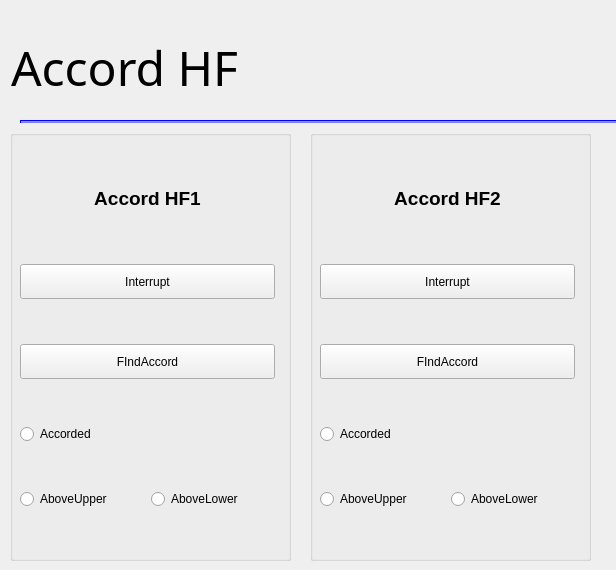
<?xml version="1.0" encoding="UTF-8"?>
<ui version="4.0">
 <class>AccordGui</class>
 <widget class="QWidget" name="AccordGui">
  <property name="geometry">
   <rect>
    <x>0</x>
    <y>0</y>
    <width>616</width>
    <height>570</height>
   </rect>
  </property>
  <property name="sizePolicy">
   <sizepolicy hsizetype="Maximum" vsizetype="Maximum">
    <horstretch>0</horstretch>
    <verstretch>0</verstretch>
   </sizepolicy>
  </property>
  <property name="maximumSize">
   <size>
    <width>1900</width>
    <height>1200</height>
   </size>
  </property>
  <property name="windowTitle">
   <string>Form</string>
  </property>
  <property name="styleSheet">
   <string notr="true"/>
  </property>
  <widget class="QWidget" name="layoutWidget">
   <property name="geometry">
    <rect>
     <x>11</x>
     <y>13</y>
     <width>1631</width>
     <height>111</height>
    </rect>
   </property>
   <layout class="QHBoxLayout" name="horizontalLayout_3">
    <item>
     <widget class="QLabel" name="label_4">
      <property name="maximumSize">
       <size>
        <width>16777215</width>
        <height>78</height>
       </size>
      </property>
      <property name="font">
       <font>
        <family>padmaa</family>
        <pointsize>40</pointsize>
       </font>
      </property>
      <property name="styleSheet">
       <string notr="true">border: none
</string>
      </property>
      <property name="text">
       <string>&lt;html&gt;&lt;head/&gt;&lt;body&gt;&lt;p&gt;&lt;span style=&quot; font-size:36pt;&quot;&gt;Accord HF&lt;/span&gt;&lt;/p&gt;&lt;/body&gt;&lt;/html&gt;</string>
      </property>
     </widget>
    </item>
    <item>
     <spacer name="horizontalSpacer">
      <property name="orientation">
       <enum>Qt::Horizontal</enum>
      </property>
      <property name="sizeHint" stdset="0">
       <size>
        <width>40</width>
        <height>20</height>
       </size>
      </property>
     </spacer>
    </item>
    <item>
     <spacer name="horizontalSpacer_3">
      <property name="orientation">
       <enum>Qt::Horizontal</enum>
      </property>
      <property name="sizeHint" stdset="0">
       <size>
        <width>40</width>
        <height>20</height>
       </size>
      </property>
     </spacer>
    </item>
    <item>
     <layout class="QHBoxLayout" name="horizontalLayout_6"/>
    </item>
   </layout>
  </widget>
  <widget class="Line" name="line">
   <property name="geometry">
    <rect>
     <x>20</x>
     <y>120</y>
     <width>1540</width>
     <height>3</height>
    </rect>
   </property>
   <property name="styleSheet">
    <string notr="true">#line {
border: 0.5px solid blue;
background: rgb(85, 170, 255);
        border-style: inset;
}</string>
   </property>
   <property name="orientation">
    <enum>Qt::Horizontal</enum>
   </property>
  </widget>
  <widget class="QGroupBox" name="groupBox_4">
   <property name="geometry">
    <rect>
     <x>10</x>
     <y>130</y>
     <width>281</width>
     <height>431</height>
    </rect>
   </property>
   <property name="title">
    <string/>
   </property>
   <widget class="QWidget" name="verticalLayoutWidget_6">
    <property name="geometry">
     <rect>
      <x>10</x>
      <y>10</y>
      <width>255</width>
      <height>413</height>
     </rect>
    </property>
    <layout class="QVBoxLayout" name="verticalLayout_6">
     <item>
      <widget class="QLabel" name="label_13">
       <property name="sizePolicy">
        <sizepolicy hsizetype="Minimum" vsizetype="Preferred">
         <horstretch>0</horstretch>
         <verstretch>0</verstretch>
        </sizepolicy>
       </property>
       <property name="minimumSize">
        <size>
         <width>0</width>
         <height>40</height>
        </size>
       </property>
       <property name="maximumSize">
        <size>
         <width>16777215</width>
         <height>40</height>
        </size>
       </property>
       <property name="text">
        <string>&lt;html&gt;&lt;head/&gt;&lt;body&gt;&lt;p&gt;&lt;span style=&quot; font-size:14pt; font-weight:600;&quot;&gt;Accord HF1&lt;/span&gt;&lt;/p&gt;&lt;/body&gt;&lt;/html&gt;</string>
       </property>
       <property name="alignment">
        <set>Qt::AlignCenter</set>
       </property>
      </widget>
     </item>
     <item>
      <widget class="QPushButton" name="pushButton_interrupt">
       <property name="minimumSize">
        <size>
         <width>0</width>
         <height>35</height>
        </size>
       </property>
       <property name="text">
        <string>Interrupt</string>
       </property>
      </widget>
     </item>
     <item>
      <widget class="QPushButton" name="pushButton_find_accord">
       <property name="minimumSize">
        <size>
         <width>0</width>
         <height>35</height>
        </size>
       </property>
       <property name="text">
        <string>FIndAccord</string>
       </property>
      </widget>
     </item>
     <item>
      <widget class="QRadioButton" name="radiobutton_accorded">
       <property name="text">
        <string>Accorded</string>
       </property>
      </widget>
     </item>
     <item>
      <layout class="QHBoxLayout" name="horizontalLayout">
       <item>
        <widget class="QRadioButton" name="radiobutton_above_upper">
         <property name="text">
          <string>AboveUpper</string>
         </property>
        </widget>
       </item>
       <item>
        <widget class="QRadioButton" name="radiobutton_above_lower">
         <property name="text">
          <string>AboveLower</string>
         </property>
        </widget>
       </item>
      </layout>
     </item>
    </layout>
   </widget>
  </widget>
  <widget class="QGroupBox" name="groupBox_5">
   <property name="geometry">
    <rect>
     <x>310</x>
     <y>130</y>
     <width>281</width>
     <height>431</height>
    </rect>
   </property>
   <property name="title">
    <string/>
   </property>
   <widget class="QWidget" name="verticalLayoutWidget_7">
    <property name="geometry">
     <rect>
      <x>10</x>
      <y>10</y>
      <width>255</width>
      <height>413</height>
     </rect>
    </property>
    <layout class="QVBoxLayout" name="verticalLayout_7">
     <item>
      <widget class="QLabel" name="label_14">
       <property name="sizePolicy">
        <sizepolicy hsizetype="Minimum" vsizetype="Preferred">
         <horstretch>0</horstretch>
         <verstretch>0</verstretch>
        </sizepolicy>
       </property>
       <property name="minimumSize">
        <size>
         <width>0</width>
         <height>40</height>
        </size>
       </property>
       <property name="maximumSize">
        <size>
         <width>16777215</width>
         <height>40</height>
        </size>
       </property>
       <property name="text">
        <string>&lt;html&gt;&lt;head/&gt;&lt;body&gt;&lt;p&gt;&lt;span style=&quot; font-size:14pt; font-weight:600;&quot;&gt;Accord HF2&lt;/span&gt;&lt;/p&gt;&lt;/body&gt;&lt;/html&gt;</string>
       </property>
       <property name="alignment">
        <set>Qt::AlignCenter</set>
       </property>
      </widget>
     </item>
     <item>
      <widget class="QPushButton" name="pushButton_interrupt_2">
       <property name="minimumSize">
        <size>
         <width>0</width>
         <height>35</height>
        </size>
       </property>
       <property name="text">
        <string>Interrupt</string>
       </property>
      </widget>
     </item>
     <item>
      <widget class="QPushButton" name="pushButton_find_accord_2">
       <property name="minimumSize">
        <size>
         <width>0</width>
         <height>35</height>
        </size>
       </property>
       <property name="text">
        <string>FIndAccord</string>
       </property>
      </widget>
     </item>
     <item>
      <widget class="QRadioButton" name="radiobutton_accorded_2">
       <property name="text">
        <string>Accorded</string>
       </property>
      </widget>
     </item>
     <item>
      <layout class="QHBoxLayout" name="horizontalLayout_4">
       <item>
        <widget class="QRadioButton" name="radiobutton_above_upper_2">
         <property name="text">
          <string>AboveUpper</string>
         </property>
        </widget>
       </item>
       <item>
        <widget class="QRadioButton" name="radiobutton_above_lower_2">
         <property name="text">
          <string>AboveLower</string>
         </property>
        </widget>
       </item>
      </layout>
     </item>
    </layout>
   </widget>
  </widget>
 </widget>
 <resources/>
 <connections/>
</ui>
